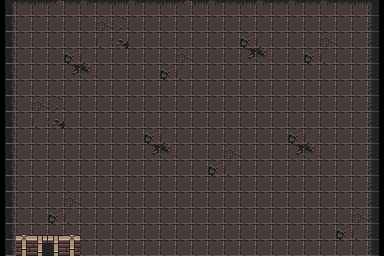

Rendered tile map (Tiled .tmx) drawn with the repository's tilesets; below, a short description and the full map source, tile grids included:
An orthogonal 24x16 tile map with 16x16 px tiles, 2 tile layers (Tile Layer 1, Tile Layer 2), 2 tilesets.

<map version="1.10" tiledversion="1.11.2" orientation="orthogonal" renderorder="right-down" width="24" height="16" tilewidth="16" tileheight="16" infinite="0" nextlayerid="6" nextobjectid="1">
 <tileset firstgid="1" source="atlas_floor-16x16.tsx" />
 <tileset firstgid="50" source="atlas_walls_high-16x32.tsx" />
 <layer id="1" name="Tile Layer 1" width="24" height="16">
  <data encoding="csv">
19,12,13,14,12,11,12,13,11,12,13,14,13,11,12,13,11,12,11,12,11,12,13,20,
26,1,1,1,1,1,2,3,1,1,1,1,1,1,1,1,1,1,1,1,1,1,1,27,
26,1,1,1,1,1,9,10,1,1,1,1,1,1,1,8,9,1,1,1,2,1,1,27,
26,1,1,1,8,9,1,1,1,1,1,2,1,1,1,15,16,1,1,8,9,1,1,27,
26,1,1,1,15,16,1,1,1,1,8,9,1,1,1,1,1,1,1,1,1,1,1,27,
26,1,1,1,1,1,1,1,1,1,1,1,1,1,1,1,1,1,1,1,1,1,1,27,
26,1,2,3,1,1,1,1,1,1,1,1,1,1,1,1,1,1,1,1,1,1,1,27,
26,1,9,10,1,1,1,1,1,1,1,1,1,1,1,1,1,1,1,1,1,1,1,27,
26,1,1,1,1,1,1,1,1,8,9,1,1,1,1,1,1,1,8,9,1,1,1,27,
26,1,1,1,1,1,1,1,1,15,16,1,1,1,2,1,1,1,15,16,1,1,1,27,
26,1,1,1,1,1,1,1,1,1,1,1,1,8,9,1,1,1,1,1,1,1,1,27,
26,1,1,1,1,1,1,1,1,1,1,1,1,1,1,1,1,1,1,1,1,1,1,27,
26,1,1,1,2,1,1,1,1,1,1,1,1,1,1,1,1,1,1,1,1,1,1,27,
26,1,1,8,9,1,1,1,1,1,1,1,1,1,1,1,1,1,1,1,1,1,2,27,
26,1,1,1,1,1,1,1,1,1,1,1,1,1,1,1,1,1,1,1,1,8,9,27,
26,1,1,1,1,1,1,1,1,1,1,1,1,1,1,1,1,1,1,1,1,1,1,27
</data>
 </layer>
 <layer id="5" name="Tile Layer 2" width="24" height="16">
  <data encoding="csv">
0,0,0,0,0,0,0,0,0,0,0,0,0,0,0,0,0,232,232,232,232,0,0,0,
0,0,0,0,0,0,0,0,0,0,0,0,0,0,0,0,0,232,232,232,232,232,0,0,
0,0,0,0,0,0,232,232,232,232,0,0,0,0,0,0,232,232,232,232,232,232,0,0,
0,0,0,0,0,0,232,232,232,232,232,232,232,232,232,232,232,232,232,232,232,232,0,0,
0,0,186,232,232,232,0,232,232,232,232,0,232,232,232,232,232,232,232,232,232,0,0,0,
0,0,232,232,232,232,232,0,0,0,0,232,232,232,0,0,0,0,0,0,0,0,0,0,
0,232,232,232,232,232,0,0,0,0,0,232,232,232,0,0,0,0,232,232,232,232,0,0,
0,232,232,232,232,0,0,0,0,0,0,0,232,232,232,0,0,232,232,232,232,232,0,0,
0,0,232,232,232,232,232,0,232,232,232,232,232,0,232,232,232,232,0,0,232,232,0,0,
0,0,0,0,0,0,232,232,232,232,232,232,232,0,0,0,0,0,0,0,232,0,0,0,
0,0,0,0,0,0,232,232,232,232,0,0,0,232,0,0,0,0,0,232,232,0,0,0,
0,0,0,0,232,232,232,232,232,232,0,0,0,232,0,0,232,232,232,232,0,0,0,0,
0,0,232,232,232,232,232,232,232,232,232,0,0,0,232,232,232,232,232,232,0,0,0,0,
0,0,0,0,0,0,0,0,162,162,162,162,162,162,232,232,0,0,0,0,0,0,0,0,
0,54,55,56,57,0,0,0,0,162,162,162,162,0,0,0,0,0,0,0,0,0,0,0,
0,78,79,80,81,0,0,0,0,0,0,0,0,0,0,0,0,0,0,0,0,0,0,0
</data>
 </layer>
</map>
